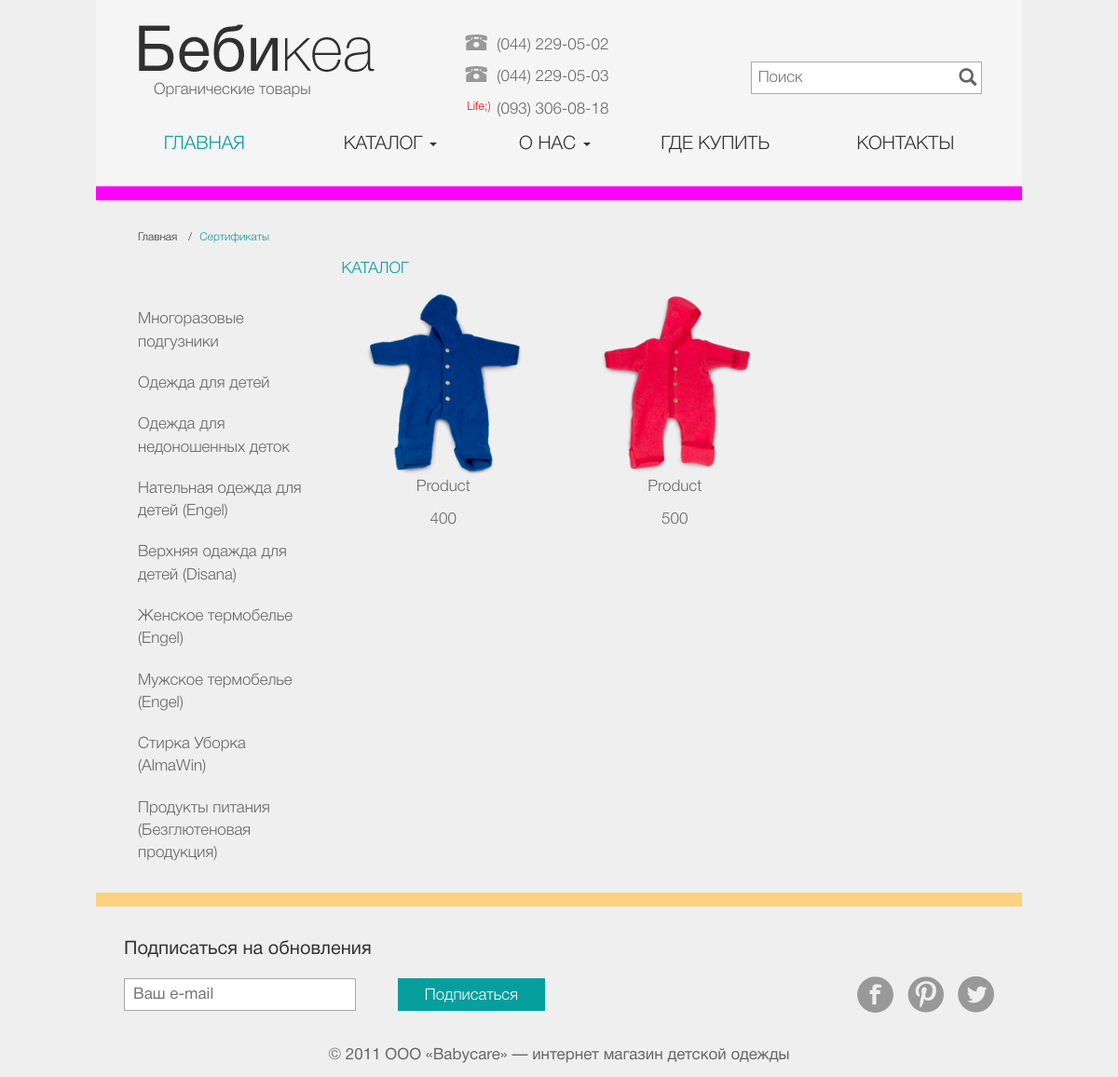
/catalogue/, run on the app's committed database.
### care/models.py (models this page shows, shortened)
class Product(models.Model):
    title = models.CharField(max_length=100)
    text = models.CharField(max_length=300)
    price = models.BigIntegerField(null=True, blank=True)
    image = models.FileField(null=True, blank=True)
    date = models.DateTimeField('date published')
    page = models.ForeignKey(Pages, null=True, blank=True)

### care/views.py (the view)
# urls.py: url(r'^catalogue/$', views.CatalogueView.as_view(), name='catalogue'),
class CatalogueView(generic.ListView):
    template_name = 'care/catalogue.html'
    context_object_name = 'article_list'
    def get_queryset(self):
        return Product.objects.order_by('date')[:100]

### care/templates/care/catalogue.html
{% extends 'care/index.html' %}
{% block content %}
    <ol class="breadcrumb">
        <li><a href="index.html">Главная</a></li>
        <li class="active">Сертификаты</li>
    </ol>
    <div class="row">
        <div class="col-md-3">
        </div>
        <div class="col-md-9">
            <p class="title main">Каталог</p>
        </div>
    </div>
    <div class="row">
        <div class="col-md-3">
            {% include 'care/templates/aside.html' %}
        </div>
        <div class="col-md-9">
        <div class="row">
            {% for product in article_list %}
                <div class="col-md-4">
                    <div class="product-card">
                        {% if product.image %}
                            <a href=""><img width="200" height="200" src="http://localhost:8000/media/{{ product.image }}" alt=""></a>
                        {% endif %}
                        <p class="name">{{ product.title }}</p>
                        <p class="price">{{ product.price }}</p>
                    </div>
                </div>
            {% endfor %}
        </div>
        </div>
    </div>
{% endblock %}

### care/templates/care/index.html (shortened to what this page needs)
{% load staticfiles %}
<!DOCTYPE html>
<html lang="en">
<head>
    <link href="{% static 'care/bower_components/bootstrap/dist/css/bootstrap.min.css'%}" rel="stylesheet">
    <link href="{% static 'care/css/styles.css'%}" rel="stylesheet">
</head>
<body class="container-fluid">
{% include 'care/templates/header.html' %}
{% include 'care/templates/nav.html' %}
<section>
    {% block content %}
    {% endblock %}
</section>
{% include 'care/templates/footer.html' %}
</body>
</html>

### care/templates/care/templates/header.html (shortened to what this page needs)
<header>
    <div class="row hidden-xs">
    <div class="col-sm-4 col-md-4">
        <a class="hidden-xs" href="/"><h1 class="logo"></h1></a>
        <h2 class="title">Органические товары</h2>
    </div>
    <div class="col-sm-4 col-md-4">
        <div class="contact-wrapper">
            <p><span class="telephone-icon"></span> (044) 229-05-02</p>
            <p><span class="telephone-icon"></span> (044) 229-05-03</p>
            <p><span class="life-icon"></span> (093) 306-08-18</p>
        </div>
    </div>
    <div class="col-sm-4 col-md-4">
        <div class="search-wrapper">
            <input type="text" title="search" placeholder="Поиск">
            <span class="glyphicon glyphicon-search"></span>
        </div>
    </div>
    </div>
</header>

### care/templates/care/templates/nav.html (shortened to what this page needs)
<nav class="navbar navbar-default">
    <div>
        <div class="collapse navbar-collapse" id="bs-example-navbar-collapse-1">
            <ul class="nav nav-pills nav-justified">
                <li><a class="active" href="/">Главная</a></li>
                <li class="dropdown hello">
                    <a onclick="hello()" href="#" class="dropdown-toggle" data-toggle="dropdown" role="button" aria-haspopup="true" aria-expanded="false">Каталог <span class="caret"></span></a>
                </li>
                <li class="dropdown">
                    <a href="#" class="dropdown-toggle" data-toggle="dropdown" role="button" aria-haspopup="true" aria-expanded="false">О нас <span class="caret"></span></a>
                </li>
                <li><a href="/map">Где купить</a></li>
                <li><a href="/contacts">Контакты</a></li>
            </ul>
        </div>
    </div>
</nav>

### care/templates/care/templates/aside.html (shortened to what this page needs)
<div>
    <a type="button" data-toggle="collapse" data-target="#demo">Многоразовые подгузники</a>
</div>
<div>
    <a type="button" href="#">Одежда для детей</a>
</div>
<div>
    <a type="button" href="#">Одежда для недоношенных деток</a>
</div>
<div>
    <a type="button" data-toggle="collapse" data-target="#demo1">Нательная одежда для детей (Engel)</a>
</div>
<div>
    <a type="button" href="#">Верхняя одажда для детей (Disana)</a>
</div>
<div>
    <a type="button" data-toggle="collapse" data-target="#demo2">Женское термобелье (Engel)</a>
</div>
<div>
    <a type="button" data-toggle="collapse" data-target="#demo3">Мужское термобелье (Engel)</a>
</div>
<div>
    <a type="button" data-toggle="collapse" data-target="#demo4">Стирка Уборка (AlmaWin)</a>
</div>
<div>
    <a type="button" data-toggle="collapse" data-target="#demo5">Продукты питания (Безглютеновая продукция)</a>
</div>

### care/templates/care/templates/footer.html (shortened to what this page needs)
<footer>
    <div class="row hidden-xs">
        <div class="col-xs-12 col-sm-12 col-md-6 col-lg-6">
            <h3 class="subscribe title">Подписаться на обновления</h3>
            <input type="text" title="followers" placeholder="Ваш e-mail">
            <a class="subscribe button" href="">Подписаться</a>
        </div>
        <div class="col-xs-12 col-sm-12 col-md-6 col-lg-6">
            <a href="/" class="icon twitter"></a>
            <a href="/" class="icon pinterest"></a>
            <a href="/" class="icon facebook"></a>
        </div>
        <div class="col-xs-12 col-sm-12 col-md-12 col-lg-12">
            <p>© 2011 ООО «Babycare» — интернет магазин детской одежды</p>
        </div>
    </div>
</footer>

### data on the page
Product: image (picture), title "Product", price "400"
Product: image (picture), title "Product", price "500"
